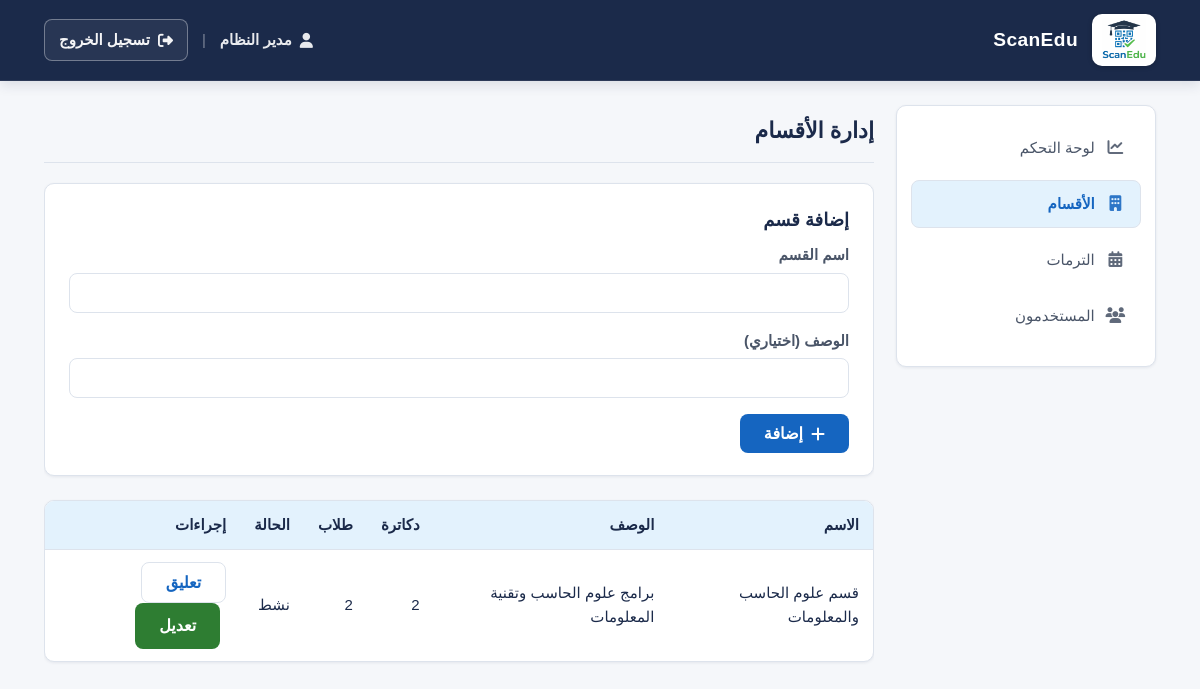
The app's page /admin/departments.php (signed in) with its own data.
### tables this page shows
CREATE TABLE users (
    id INT AUTO_INCREMENT PRIMARY KEY,
    name VARCHAR(100) NOT NULL,
    email VARCHAR(100) UNIQUE NOT NULL,
    password VARCHAR(255) NOT NULL,
    role ENUM('admin', 'doctor', 'student') NOT NULL,
    status ENUM('active', 'suspended') NOT NULL DEFAULT 'active',
    student_id VARCHAR(20) NULL,
    department VARCHAR(100) NULL,
    department_id INT NULL,
    created_at TIMESTAMP DEFAULT CURRENT_TIMESTAMP,
    UNIQUE KEY uq_student_id (student_id),
    FOREIGN KEY (department_id) REFERENCES departments(id) ON DELETE SET NULL
);

CREATE TABLE departments (
    id INT AUTO_INCREMENT PRIMARY KEY,
    name VARCHAR(150) NOT NULL UNIQUE,
    description TEXT NULL,
    is_active TINYINT(1) NOT NULL DEFAULT 1,
    created_at TIMESTAMP DEFAULT CURRENT_TIMESTAMP
);

### config/database.php (called while the page is built, shortened)
<?php
function scanedu_asset_v(): string
{
    return '?v=' . (string) SCANEDU_ASSET_VERSION;
}

### includes/auth.php (called while the page is built, shortened)
<?php
function isLoggedIn(): bool
{
    $r = $_SESSION['role'] ?? '';
    return $r === 'admin' || $r === 'doctor' || $r === 'student';
}
function getCurrentUser(): ?array
{
    global $conn;
    $uid = (int) $_SESSION['user_id'];
    $stmt = $conn->prepare(
        'SELECT u.id, u.name, u.email, u.role, u.status, u.student_id, u.department, u.department_id,
                d.name AS department_name
         FROM users u
         LEFT JOIN departments d ON d.id = u.department_id
         WHERE u.id = ? LIMIT 1'
    );
    $stmt->bind_param('i', $uid);
    $stmt->execute();
    $res = $stmt->get_result();
    $row = $res ? $res->fetch_assoc() : null;
    return $row ?: null;
}

### admin/departments.php (the view, shortened to what this page needs)
<?php
require_once __DIR__ . '/../config/database.php';
require_once __DIR__ . '/../includes/auth.php';
$departments = [];
$res = $conn->query(
    'SELECT d.id, d.name, d.description, d.is_active,
            (SELECT COUNT(*) FROM users u WHERE u.department_id = d.id AND u.role = \'doctor\') AS doctors,
            (SELECT COUNT(*) FROM users u WHERE u.department_id = d.id AND u.role = \'student\') AS students
     FROM departments d ORDER BY d.name ASC'
);
if ($res) {
    while ($row = $res->fetch_assoc()) {
        $departments[] = $row;
    }
}
$activeNav = 'departments';
$role = 'admin';
$extraCss = ['assignments.css'];
include __DIR__ . '/../includes/header.php';
?>
<h1 class="h1-title">إدارة الأقسام</h1>
<div class="assign-form-card">
    <h2 class="h2-title">إضافة قسم</h2>
    <form method="post">
        <div class="form-group">
            <label>اسم القسم</label>
            <input type="text" name="name" class="form-control" required>
        </div>
        <div class="form-group">
            <label>الوصف (اختياري)</label>
            <input type="text" name="description" class="form-control">
        </div>
        <button type="submit" class="btn btn-primary"><i class="fa-solid fa-plus" aria-hidden="true"></i> إضافة</button>
    </form>
</div>
<div class="table-wrap">
    <table class="data-table">
        <thead>
            <tr>
                <th>الاسم</th>
                <th>الوصف</th>
                <th>دكاترة</th>
                <th>طلاب</th>
                <th>الحالة</th>
                <th>إجراءات</th>
            </tr>
        </thead>
        <tbody>
            <?php foreach ($departments as $d): ?>
                <tr>
                    <td><?php echo htmlspecialchars($d['name'], ENT_QUOTES, 'UTF-8'); ?></td>
                    <td><?php echo htmlspecialchars($d['description'] ?? '—', ENT_QUOTES, 'UTF-8'); ?></td>
                    <td><?php echo (int) $d['doctors']; ?></td>
                    <td><?php echo (int) $d['students']; ?></td>
                    <td><?php echo (int) $d['is_active'] === 1 ? 'نشط' : 'معطّل'; ?></td>
                    <td>
                        <form method="post" style="display:inline;">
                            <button type="submit" class="btn btn-outline btn-sm"><?php echo (int) $d['is_active'] === 1 ? 'تعليق' : 'تفعيل'; ?></button>
                        </form>
                        <details style="display:inline-block;margin-right:6px;">
                            <summary class="btn btn-secondary btn-sm">تعديل</summary>
                        </details>
                    </td>
                </tr>
            <?php endforeach; ?>
        </tbody>
    </table>
</div>
        </main>
    </div>
    </div>
</div>
</body>
</html>

### includes/header.php (shortened to what this page needs)
<?php
if (!isset($user)) {
    $user = getCurrentUser();
}
$name = $user['name'] ?? 'مستخدم';
$extraCss = $extraCss ?? [];
?>
<!DOCTYPE html>
<html lang="ar" dir="rtl">
<head>
    <link rel="stylesheet" href="https://cdnjs.cloudflare.com/ajax/libs/font-awesome/6.5.1/css/all.min.css">
    <link rel="stylesheet" href="../assets/css/main.css<?php echo scanedu_asset_v(); ?>">
    <link rel="stylesheet" href="../assets/css/dashboard.css<?php echo scanedu_asset_v(); ?>">
    <?php foreach ($extraCss as $css): ?>
    <link rel="stylesheet" href="../assets/css/<?php echo htmlspecialchars($css, ENT_QUOTES, 'UTF-8'); ?><?php echo scanedu_asset_v(); ?>">
    <?php endforeach; ?>
</head>
<body>
<div class="app-shell">
    <header class="top-bar">
        <div class="top-bar-inner">
            <div class="top-bar-brand">
                <span class="top-bar-logo-badge">
                    <img class="top-bar-logo-img" src="../assets/images/Logo.png" alt="شعار ScanEdu" decoding="async">
                </span>
                <strong class="top-bar-title">ScanEdu</strong>
            </div>
            <div class="top-bar-user">
                <span class="top-bar-user-name"><i class="fa-solid fa-user" aria-hidden="true"></i> <?php echo htmlspecialchars($name, ENT_QUOTES, 'UTF-8'); ?></span>
                <span class="top-bar-sep" aria-hidden="true">|</span>
                <a class="top-bar-logout" href="../api/logout.php"><i class="fa-solid fa-right-from-bracket" aria-hidden="true"></i> تسجيل الخروج</a>
            </div>
        </div>
    </header>
    <div class="layout-body">
        <div class="layout-zone">
        <aside class="sidebar">
            <nav>
                <?php if ($role === 'doctor'): ?>
                    <a href="dashboard.php" class="<?php echo $activeNav === 'dashboard' ? 'is-active' : ''; ?>"><i class="fa-solid fa-chart-line sidebar-icon" aria-hidden="true"></i><span>لوحة التحكم</span></a>
                    <a href="attendance.php" class="<?php echo $activeNav === 'attendance' ? 'is-active' : ''; ?>"><i class="fa-solid fa-qrcode sidebar-icon" aria-hidden="true"></i><span>التحضير</span></a>
                    <a href="assignments.php" class="<?php echo $activeNav === 'assignments' ? 'is-active' : ''; ?>"><i class="fa-solid fa-file-lines sidebar-icon" aria-hidden="true"></i><span>الواجبات</span></a>
                    <a href="exams.php" class="<?php echo $activeNav === 'exams' ? 'is-active' : ''; ?>"><i class="fa-solid fa-clipboard-question sidebar-icon" aria-hidden="true"></i><span>الاختبارات</span></a>
                    <a href="courses.php" class="<?php echo $activeNav === 'courses' ? 'is-active' : ''; ?>"><i class="fa-solid fa-book sidebar-icon" aria-hidden="true"></i><span>المقررات</span></a>
                    <a href="colleagues.php" class="<?php echo $activeNav === 'colleagues' ? 'is-active' : ''; ?>"><i class="fa-solid fa-user-group sidebar-icon" aria-hidden="true"></i><span>زملاء القسم</span></a>
                <?php elseif ($role === 'admin'): ?>
                    <a href="dashboard.php" class="<?php echo $activeNav === 'dashboard' ? 'is-active' : ''; ?>"><i class="fa-solid fa-chart-line sidebar-icon" aria-hidden="true"></i><span>لوحة التحكم</span></a>
                    <a href="departments.php" class="<?php echo $activeNav === 'departments' ? 'is-active' : ''; ?>"><i class="fa-solid fa-building sidebar-icon" aria-hidden="true"></i><span>الأقسام</span></a>
                    <a href="terms.php" class="<?php echo $activeNav === 'terms' ? 'is-active' : ''; ?>"><i class="fa-solid fa-calendar-days sidebar-icon" aria-hidden="true"></i><span>الترمات</span></a>
                    <a href="users.php" class="<?php echo $activeNav === 'users' ? 'is-active' : ''; ?>"><i class="fa-solid fa-users sidebar-icon" aria-hidden="true"></i><span>المستخدمون</span></a>
                <?php endif; ?>
            </nav>
        </aside>
        <main class="main-content">

### assets/css/main.css (style rules this page uses)
:root { --page-max-width: 1320px; --page-gutter: clamp(18px, 4vw, 44px); --primary: #1565C0; --primary-dark: #0D47A1; --primary-light: #E3F2FD; --secondary: #2E7D32; --secondary-dark: #1B5E20; --secondary-light: #E8F5E9; --navy: #1B2A4A; --white: #FFFFFF; --bg: #F5F7FA; --surface: #FFFFFF; --border: #DDE3EC; --text-primary: #1B2A4A; --text-secondary: #4A5568; --text-muted: #718096; --danger: #C62828; --warning: #E65100; --success: #2E7D32; --shadow-sm: 0 1px 3px rgba(27, 42, 74, 0.08); --shadow-md: 0 4px 12px rgba(27, 42, 74, 0.12); --radius: 10px; --radius-btn: 8px; }
* { font-family: 'IBM Plex Sans Arabic', sans-serif; box-sizing: border-box; }
html { font-size: 16px; line-height: 1.6; }
body { margin: 0; background: var(--bg); color: var(--text-primary); font-size: 16px; line-height: 1.6; }
h1, .h1-title { font-weight: 700; font-size: 22px; color: var(--navy); margin: 0 0 0.75rem 0; }
h2, .h2-title { font-weight: 700; font-size: 18px; color: var(--navy); margin: 0 0 0.5rem 0; }
a { color: var(--primary); text-decoration: none; transition: color 0.2s; }
.btn { display: inline-flex; align-items: center; justify-content: center; gap: 8px; border-radius: var(--radius-btn); font-weight: 700; font-size: 16px; padding: 10px 24px; border: none; cursor: pointer; transition: background 0.2s, color 0.2s, box-shadow 0.2s; text-align: center; }
.btn-primary { background: var(--primary); color: var(--white); }
.btn-secondary { background: var(--secondary); color: var(--white); }
.btn-outline { background: var(--surface); color: var(--primary); border: 1px solid var(--border); }
.form-group { margin-bottom: 1rem; }
.form-group label { display: block; font-weight: 600; color: var(--text-secondary); margin-bottom: 0.35rem; font-size: 15px; }
.form-control { width: 100%; padding: 10px 12px; border: 1px solid var(--border); border-radius: var(--radius-btn); font-size: 16px; background: var(--surface); color: var(--text-primary); }
.table-wrap { border: 1px solid var(--border); border-radius: var(--radius); overflow: hidden; background: var(--surface); box-shadow: var(--shadow-sm); }
table.data-table { width: 100%; border-collapse: collapse; font-size: 15px; }
table.data-table th, table.data-table td { padding: 12px 14px; text-align: right; border-bottom: 1px solid var(--border); }
table.data-table th { background: var(--primary-light); color: var(--navy); font-weight: 700; }
table.data-table tr:last-child td { border-bottom: none; }
.assign-form-card { background: var(--surface); border: 1px solid var(--border); border-radius: var(--radius); padding: 22px 24px; margin-bottom: 24px; box-shadow: var(--shadow-sm); }
.assign-form-card .h2-title { margin-top: 0; }

### records on screen
users: name "مدير النظام"
departments: name "قسم علوم الحاسب والمعلومات", description "برامج علوم الحاسب وتقنية المعلومات", doctors "2", students "2", is_active "نشط"
